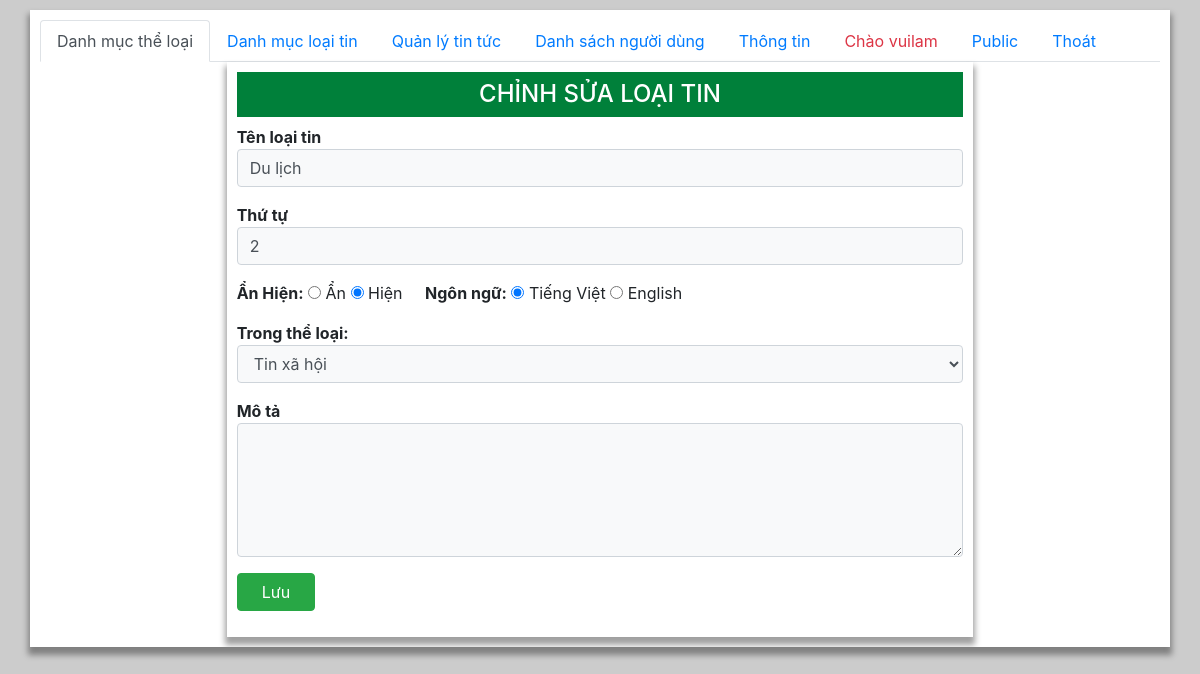
Screenshot of /admin/loaitin_them_sua.php?idLT=3 (signed in) with the database file from the repository.
### tables this page shows
CREATE TABLE `loaitin` (
  `idLT` int(11) NOT NULL,
  `lang` char(2) DEFAULT 'vi',
  `Ten` varchar(100) NOT NULL DEFAULT '',
  `slug` varchar(100) NOT NULL,
  `ThuTu` tinyint(11) DEFAULT 0,
  `AnHien` tinyint(1) DEFAULT 1,
  `MoTa` varchar(4000) NOT NULL,
  `idTL` int(11) NOT NULL DEFAULT 1
);

### functions.php (called while the page is built, shortened)
<?php
  function executeResult($sql)  {
    $conn= new mysqli(DB_HOST,DB_USERNAME,DB_PASSWORD,DB_NAME);
    mysqli_set_charset($conn, "utf8");
    $result=mysqli_query($conn,$sql);
    $data=[];
    if($result!=null){
        while ($row=mysqli_fetch_assoc($result)) {
            $data[]=$row;
        }
    }
    return $data;
  }
?>

### admin/loaitin_them_sua.php (the view, shortened to what this page needs)
<?php
require_once "../functions.php";
?>
<html>
<head>
   <link href='https://unpkg.com/boxicons@2.0.9/css/boxicons.min.css' rel='stylesheet'>
   <link rel="stylesheet" href="https://maxcdn.bootstrapcdn.com/bootstrap/4.4.1/css/bootstrap.min.css">
   <link rel="stylesheet" href="./main.css">
</head>
<body>
   <div class="container">
   <?php require_once "menu.php";?>
   <div class="tab-content">
      <div class="tab-pane active" id="">
      <?php
      $sql="SELECT * FROM theloai";
      $listTL=executeResult($sql);
      $h2="THÊM MỚI LOẠI TIN ";
      $idLT=$_GET['idLT']??"";
      if($idLT!=""){
         $h2="CHỈNH SỬA LOẠI TIN";
         $sql="SELECT * FROM loaitin WHERE idLT =$idLT";
         $result=executeResult($sql);
      }
      ?>
      <div class="container col-8 m-auto">
      <h2 class="py-2 text-center h4 "><?= $h2 ?></h2>
      <form action="" method="post">
         <div class="mb-3">
               <label for="">Tên loại tin</label>
               <input type="text" name="name" value="<?= $result[0]['Ten']??"" ?>" class="form-control bg-light" >
         </div>
         <div class="mb-3">
               <label for="">Thứ tự</label>
               <input type="number" name="thutu" value="<?= $result[0]['ThuTu']??"" ?>" class="form-control bg-light" >
         </div>
         <div class="mb-3">
            <label style="min-width:10px">Ẩn Hiện:</label>
            <?php if (isset( $result)==true) { ?>
               <input type="radio" name="anHien" value="0" <?= $result[0]['AnHien']==0?"checked":"" ?> > Ẩn
               <input type="radio" name="anHien" value="1" <?=$result[0]['AnHien']==1?"checked":"" ?>> Hiện
            <?php } else { ?>
               <input type="radio" name="anHien" value="0" checked> Ẩn
               <input type="radio" name="anHien" value="1"> Hiện
            <?php } ?>
            <label style="min-width:10px">Ngôn ngữ:</label>
            <?php if (isset( $result)==true) { ?>
               <input type="radio" name="lang" value="vi" <?= $result[0]['lang']=='vi'?"checked":"" ?> > Tiếng Việt
               <input type="radio" name="lang" value="en" <?=$result[0]['lang']=='en'?"checked":"" ?>> English
            <?php } else { ?>
               <input type="radio" name="lang" value="vi" checked> Tiếng Việt
               <input type="radio" name="lang" value="en"> English
            <?php } ?>
         </div>
         <div class="mb-3">
            <label style="min-width:10px">Trong thể loại:</label>
            <select name="TL" id="" class="form-control bg-light" >
               <?php
                  foreach ($listTL as $item) {
                     if ($item['idTL'] == $result[0]['idTL'])
                     echo "<option value='$item[idTL]' selected >$item[TenTL]</option>";
                     else
                     echo "<option value='$item[idTL]'>$item[TenTL]</option>";
                  }
               ?>
            </select>
         </div>
         <div class="mb-3">
               <label for="">Mô tả</label>
               <textarea  name="MoTa" class="form-control bg-light" rows="5"><?= $result[0]['MoTa']??"" ?></textarea>
         </div>
         <button class="btn btn-success px-4" name="submit">Lưu</button>
      </form>
      </div>
      </div>
   </div>
   </div>
</body>
</html>

### admin/main.css (style rules this page uses)
body { width: 100%; min-height:100vh; background: #ccc; }
.container { margin: auto; margin-top: 10px; width: 1200px; padding: 10px; overflow: hidden; background: #fff; box-shadow: 0 6px 6px 2px rgba(0, 0, 0, 0.372) ; }
.container h2 { background: rgb(0, 128, 58); color: #fff; }
label { min-width: 120px; font-weight: 700; margin: 0; }
button { border: 1px double #333; border-radius: 3px; outline: none; }

### rows the page displays
loaitin: name "Du lịch", thutu "2", AnHien "☑", lang "☑"

### other values shown
$_SESSION['un'] "vuilam"
$h2 "CHỈNH SỬA LOẠI TIN"
form field TL "Tin xã hội"
